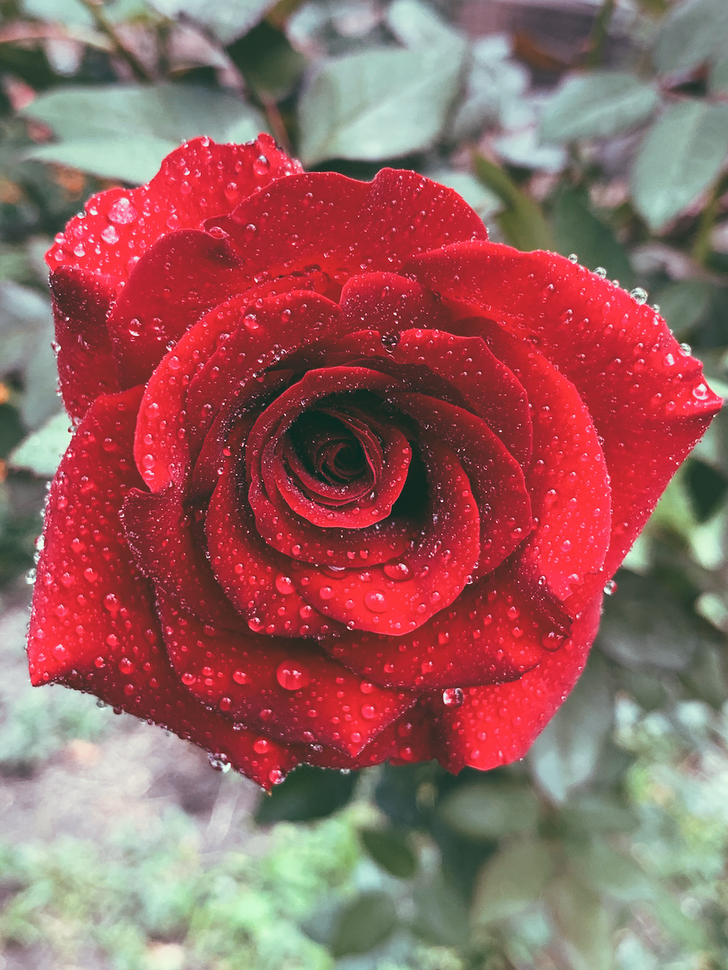
#> input picture IM_LAB_EXAM/img/SET-C.png, 728 x 970 px, shrunk from 1000 x 1333 before the run
$ python setc.py
#> lines starting #> are read from the running program, lines starting #| are printed output that depends on the picture

import cv2
import numpy as np
import matplotlib.pyplot as plt

#Gray Image
color_image=cv2.imread("img/SET-C.png")
#> color_image is the input picture: shape (970, 728, 3); mean B, G, R 97.4, 99.8, 151.4
gray_image = cv2.imread("img/SET-C.png", cv2.IMREAD_GRAYSCALE)
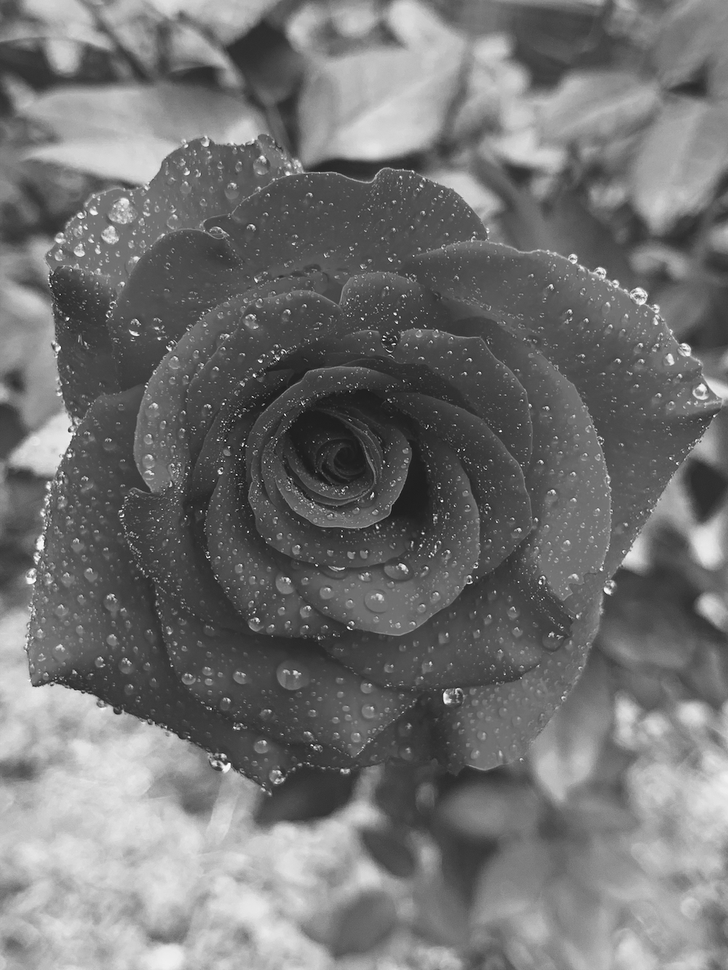
#> gray_image: shape (970, 728); min 3, max 254, mean 114.4
cv2.imshow("color_image",color_image)
cv2.imshow("gray",gray_image)
cv2.waitKey(0)
height, width = gray_image.shape[:2]
#> height = 970; width = 728

# giving 256 as its range is from [0,255], creating array instialized with 0
histogram = np.zeros(256)
# counting the frequency of pixels
for i in range(height):
    for j in range(width):
        intensity = gray_image[i, j]
        histogram[intensity] += 1
#> after the loop, histogram = 256 values, max 9924 at index 77, min 0 at index 0, mean 2758.4

# Calculate cumulative distribution function -> summing the freq
cdf = np.zeros(256)
cdf[0] = histogram[0]
for i in range(1, 256):
    cdf[i] = cdf[i-1] + histogram[i]
#> after the loop, cdf = 256 values from 0 to 706160

cdf_normalized = (cdf - cdf.min()) * 255 / (cdf.max() - cdf.min())
#> cdf_normalized = 256 values from 0 to 255


# equalized image
equalized_image = np.zeros_like(gray_image)
for i in range(height):
    for j in range(width):
        intensity = gray_image[i,j]
        equalized_image[i,j] = cdf_normalized[intensity]
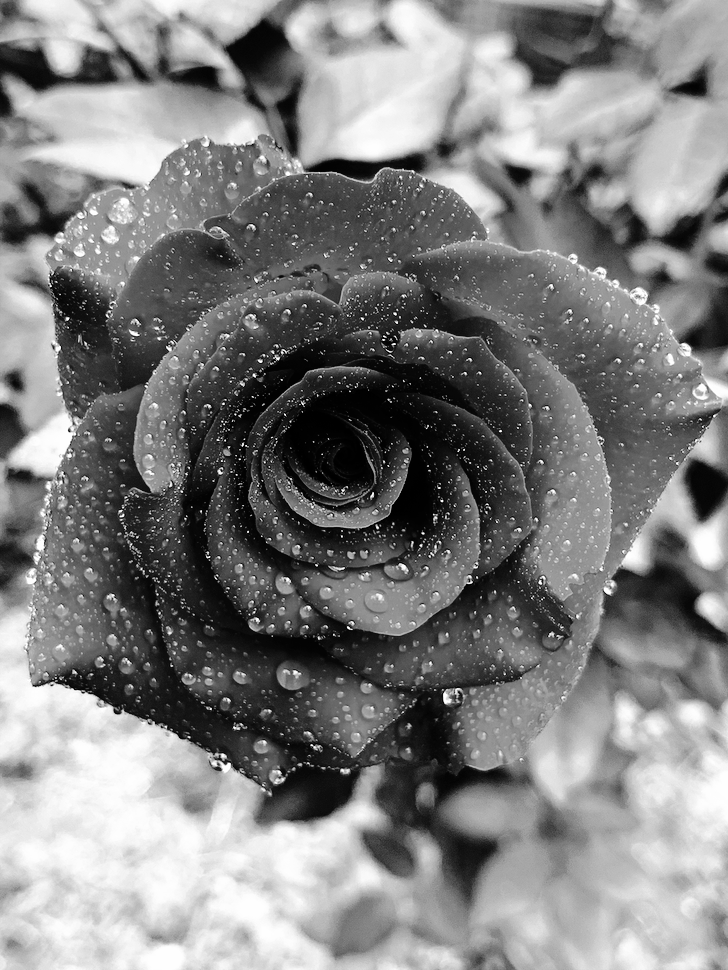
#> equalized_image: shape (970, 728); min 0, max 255, mean 127.9


print("Histogram values:", equalized_image)
#> (printed output is left out)
gray_hist = cv2.calcHist([gray_image], [0], None, [256], [0, 256])
#> gray_hist has the same summary as histogram


plt.hist(equalized_image.ravel(), 256, [0, 256])
plt.xlabel('Intensity')
plt.ylabel('Frequency')
plt.title(' Grayscale Histogram')
plt.show()
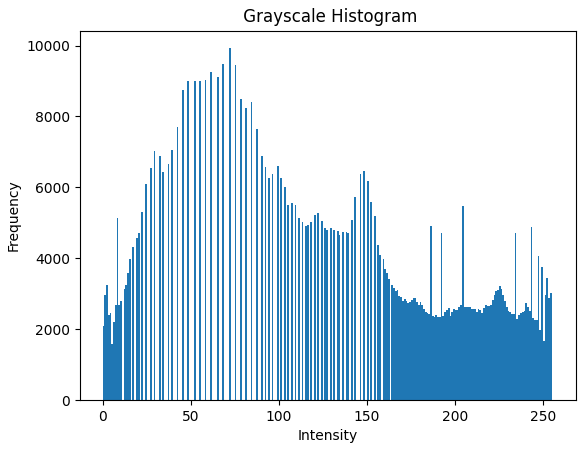
#> figure drawn by matplotlib, 1 panel; tallest bar 9924 high, from x = 72 to 73

color_hist_r = cv2.calcHist([color_image], [0], None, [256], [0, 256])
#> color_hist_r = 256 values, max 17854 at index 41, min 0 at index 1, mean 2758.4
color_hist_g = cv2.calcHist([color_image], [1], None, [256], [0, 256])
#> color_hist_g = 256 values, max 36007 at index 37, min 0 at index 2, mean 2758.4
color_hist_b = cv2.calcHist([color_image], [2], None, [256], [0, 256])
#> color_hist_b = 256 values, max 13337 at index 252, min 1 at index 0, mean 2758.4

plt.figure(figsize=(8, 6))
plt.subplot(2, 2, 1)
plt.plot(gray_hist, color='black')
plt.title('Grayscale Histogram')
plt.xlabel('Pixel Intensity')
plt.ylabel('Pixel Count')

plt.subplot(2, 2, 2)
plt.plot(color_hist_r, color='red')
plt.plot(color_hist_g, color='green')
plt.plot(color_hist_b, color='blue')
plt.title('Color Histogram')
plt.xlabel('Pixel Intensity')
plt.ylabel('Pixel Count')
plt.legend(['Red Channel', 'Green Channel', 'Blue Channel'])

plt.tight_layout()
plt.show()
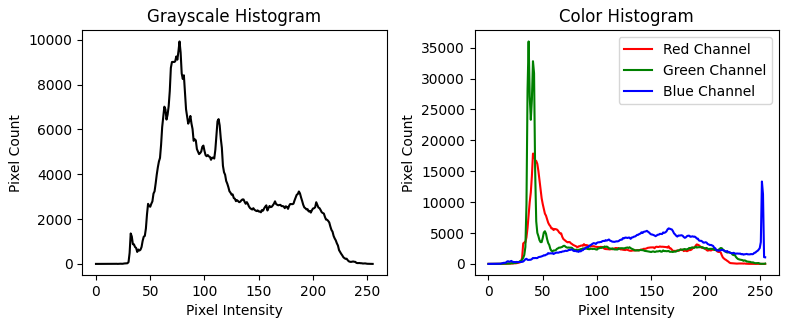
#> figure drawn by matplotlib, 2 panels; panel 1: curve peaks at x = 77, y = 9924; panel 2: curve peaks at x = 41, y = 17854; panel 2: curve peaks at x = 37, y = 36007; panel 2: curve peaks at x = 252, y = 13337

$ run again, with IM_LAB_EXAM/img/lake.png copied over IM_LAB_EXAM/img/SET-C.png
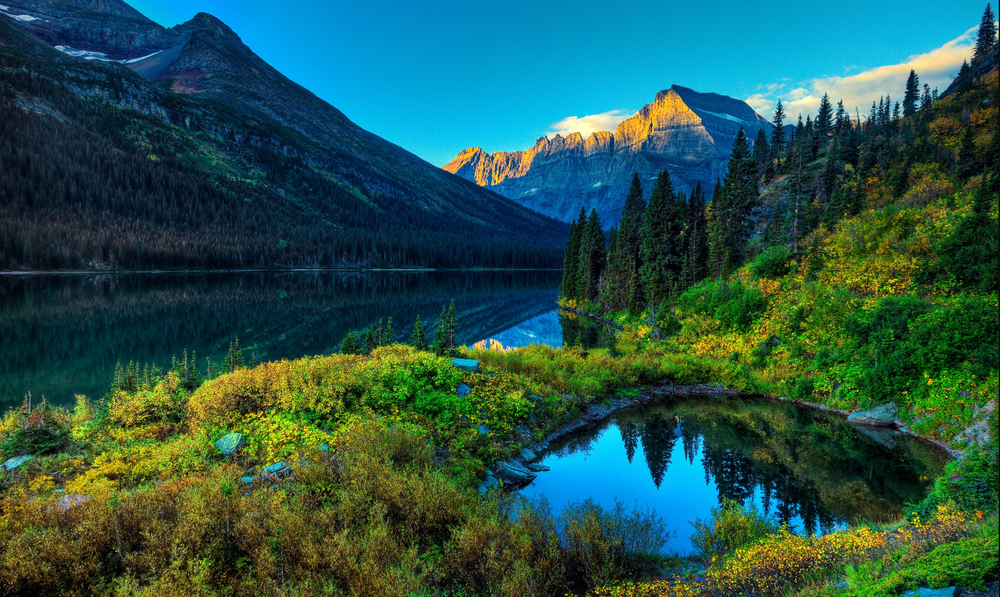
#> input picture IM_LAB_EXAM/img/lake.png, 1000 x 597 px, shrunk from 1612 x 963 before the run
#> color_image is the input picture: shape (597, 1000, 3); mean B, G, R 75.6, 84.3, 37.8
#> after the loop `for i in range(height):`: histogram = 256 values, max 8486 at index 28, min 0 at index 252, mean 2332
#> after the loop `for i in range(1, 256):`: cdf = 256 values from 684 to 597000
#> cdf_normalized = 256 values from 0 to 255
#> after the loop `for i in range(height):`:
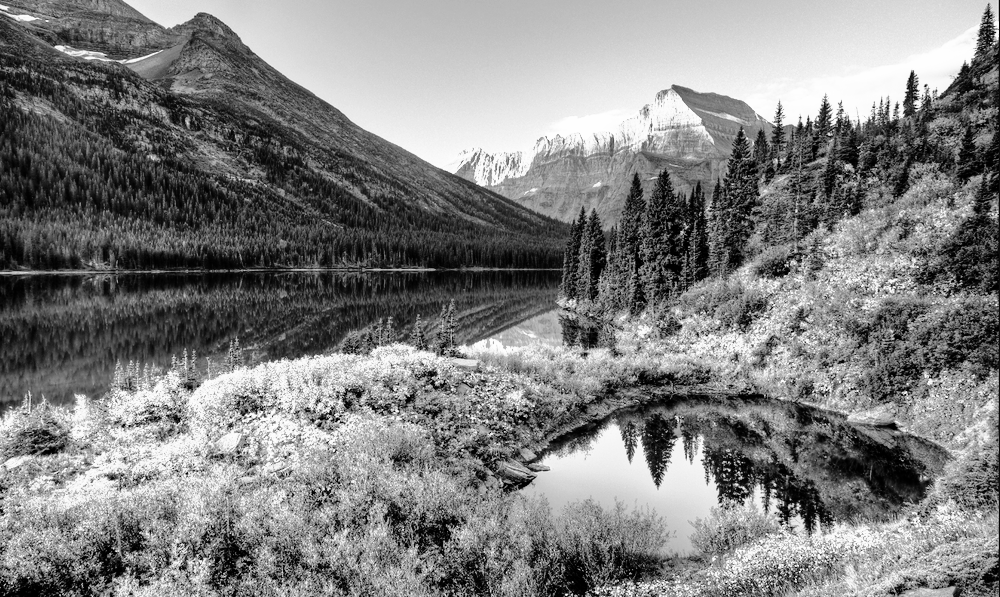
#> equalized_image: shape (597, 1000); min 0, max 255, mean 127.8
#> (printed output is left out)
#> gray_hist has the same summary as histogram
#> color_hist_r = 256 values, max 8167 at index 21, min 248 at index 172, mean 2332
#> color_hist_g = 256 values, max 7051 at index 37, min 19 at index 250, mean 2332
#> color_hist_b = 256 values, max 45543 at index 1, min 104 at index 228, mean 2332
#> `plt.show()`:
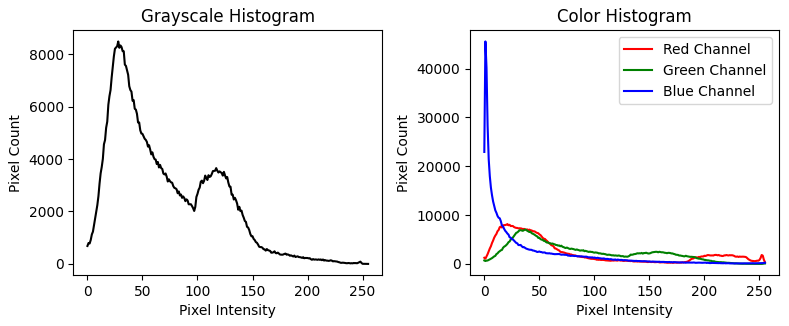
#> figure drawn by matplotlib, 2 panels; panel 1: curve peaks at x = 28, y = 8486; panel 2: curve peaks at x = 21, y = 8167; panel 2: curve peaks at x = 37, y = 7051; panel 2: curve peaks at x = 1, y = 45543
